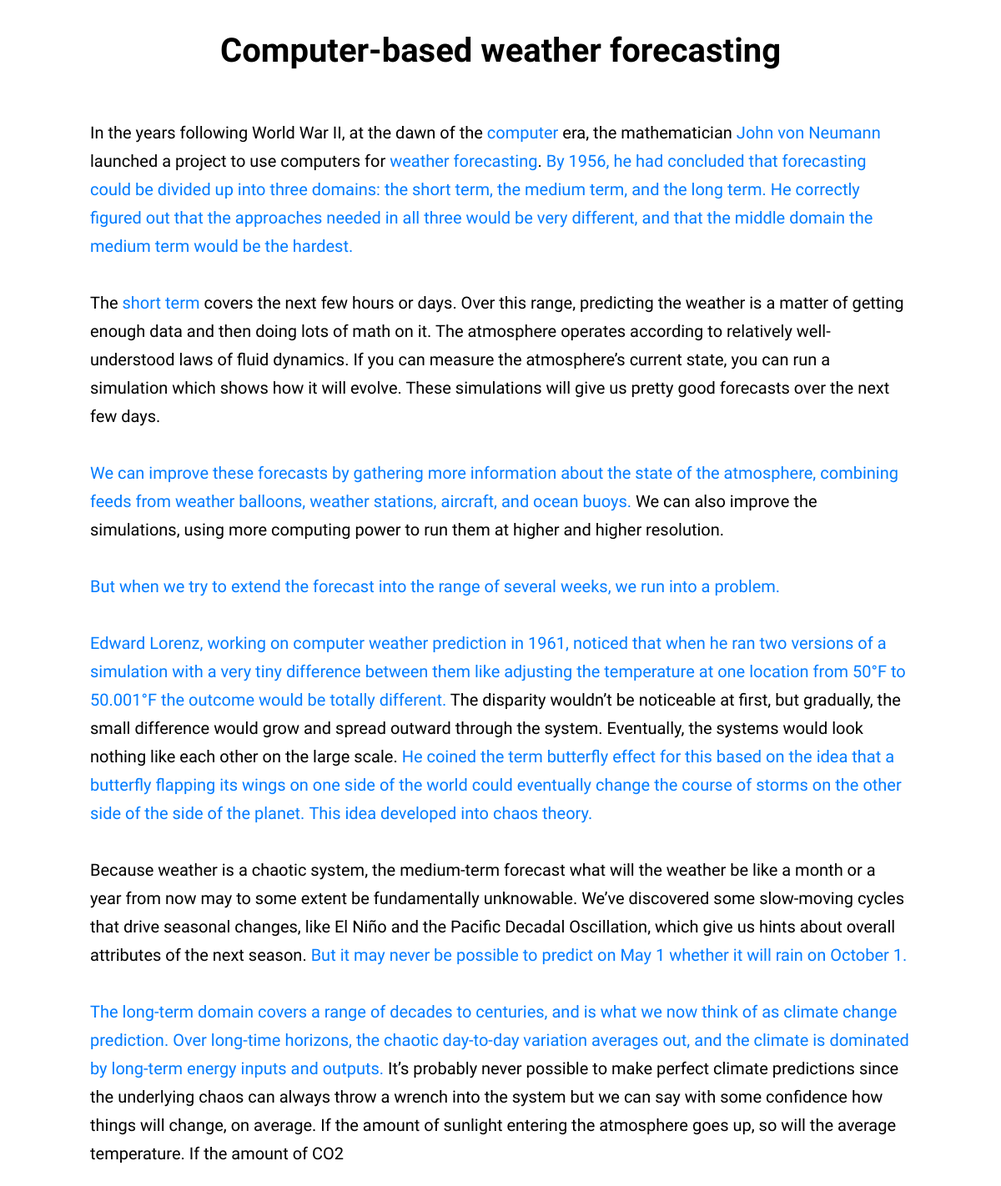
The app's page /emphasize/computer-based-weather-forecasting-27826333le/ with its own data.
### home/models.py (models this page shows, shortened)
class SavedData(models.Model):
    author = models.ForeignKey(User, on_delete=models.CASCADE)
    title = models.CharField(max_length=60, unique=False)
    data = models.TextField()
    slug = models.SlugField(max_length=100, unique=True, blank=True)

### home/views.py (the view)
# urls.py: path("emphasize/<str:slug>/", emphasisHistoryView, name='detail'),
def emphasisHistoryView(request, slug):
    get_saved_data = SavedData.objects.get(slug=slug)
    return render(request, 'detail_page.html', {"data":get_saved_data})

### home/templates/detail_page.html
{% extends 'base.html' %}
{% block content %}
<h1 class="detail-page-title">{{ data.title }}</h1>
<div class="emphasize-page">
    <div class="container">
    <div id="text-container">{{ data.data|safe }}</div>
    </div>
</div>
{% endblock %}

### staticfiles/css/styles.css (style rules this page uses)
body, html { font-family: 'Google Sans', sans-serif; font-size: 20px; line-height: 1.7; }
h1 { text-align: center; }
strong { font-weight: 500; }
#text-container a { text-decoration: none; color: #007bff; }
#text-container strong { color: #007bff; }
.container { display: inline-block; }
.emphasize-page { padding: 20px; padding-left: 100px; padding-right: 100px; }

### records on screen
SavedData: title "Computer-based weather forecasting", data "In the years following World War II, at the dawn of the computer era, the mathematician John von Neumann launched a project to use computers for weather forecasting . By 1956, he had concluded that forecasting could be divided up into three domains: the short term , the medium term , and the long term . He correctly figured out that the approaches needed in all three would be very different, and that the middle domain the medium term would be the hardest. The short term covers the next few hours or days. Over this range, predicting the weather is a matter of getting enough data and then doing lots of math on it. The atmosphere operates according to relatively well-understood laws of fluid…"
